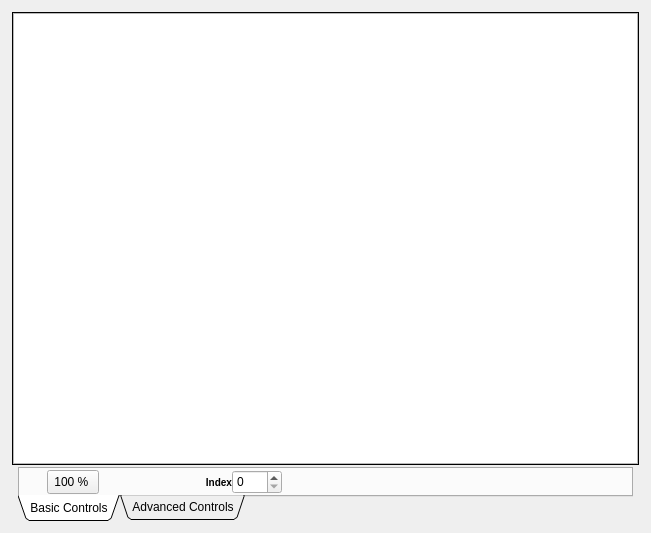
<?xml version="1.0" encoding="UTF-8"?>
<ui version="4.0">
 <class>QMRCDisplayWidget</class>
 <widget class="QWidget" name="QMRCDisplayWidget">
  <property name="geometry">
   <rect>
    <x>0</x>
    <y>0</y>
    <width>651</width>
    <height>533</height>
   </rect>
  </property>
  <property name="windowTitle">
   <string>Form</string>
  </property>
  <property name="styleSheet">
   <string notr="true"/>
  </property>
  <layout class="QGridLayout" name="gridLayout">
   <property name="horizontalSpacing">
    <number>6</number>
   </property>
   <property name="verticalSpacing">
    <number>2</number>
   </property>
   <property name="margin">
    <number>12</number>
   </property>
   <item row="2" column="1">
    <widget class="QTabWidget" name="tabWidget">
     <property name="sizePolicy">
      <sizepolicy hsizetype="Expanding" vsizetype="Preferred">
       <horstretch>0</horstretch>
       <verstretch>0</verstretch>
      </sizepolicy>
     </property>
     <property name="tabPosition">
      <enum>QTabWidget::South</enum>
     </property>
     <property name="tabShape">
      <enum>QTabWidget::Triangular</enum>
     </property>
     <property name="currentIndex">
      <number>0</number>
     </property>
     <property name="documentMode">
      <bool>false</bool>
     </property>
     <widget class="QWidget" name="tab">
      <attribute name="title">
       <string>Basic Controls</string>
      </attribute>
      <layout class="QHBoxLayout" name="horizontalLayout_3">
       <property name="spacing">
        <number>0</number>
       </property>
       <property name="margin">
        <number>0</number>
       </property>
       <item>
        <layout class="QHBoxLayout" name="horizontalLayout_2">
         <property name="spacing">
          <number>0</number>
         </property>
         <property name="leftMargin">
          <number>3</number>
         </property>
         <property name="rightMargin">
          <number>8</number>
         </property>
         <item>
          <widget class="QPushButton" name="m_SaveCanvasBtn">
           <property name="sizePolicy">
            <sizepolicy hsizetype="Fixed" vsizetype="Fixed">
             <horstretch>0</horstretch>
             <verstretch>0</verstretch>
            </sizepolicy>
           </property>
           <property name="minimumSize">
            <size>
             <width>24</width>
             <height>24</height>
            </size>
           </property>
           <property name="maximumSize">
            <size>
             <width>24</width>
             <height>24</height>
            </size>
           </property>
           <property name="toolTip">
            <string>Saves the display area to an image file</string>
           </property>
           <property name="text">
            <string/>
           </property>
           <property name="icon">
            <iconset resource="../../../../Resources/icons/images/Icons.qrc">
             <normaloff>:/disk_blue.png</normaloff>:/disk_blue.png</iconset>
           </property>
           <property name="iconSize">
            <size>
             <width>24</width>
             <height>24</height>
            </size>
           </property>
           <property name="flat">
            <bool>true</bool>
           </property>
          </widget>
         </item>
         <item>
          <layout class="QHBoxLayout" name="horizontalLayout">
           <property name="spacing">
            <number>4</number>
           </property>
           <property name="rightMargin">
            <number>8</number>
           </property>
           <item>
            <widget class="QToolButton" name="zoomButton">
             <property name="maximumSize">
              <size>
               <width>16777</width>
               <height>24</height>
              </size>
             </property>
             <property name="font">
              <font>
               <weight>50</weight>
               <bold>false</bold>
              </font>
             </property>
             <property name="toolTip">
              <string>Selects a set magnification level</string>
             </property>
             <property name="statusTip">
              <string/>
             </property>
             <property name="text">
              <string>100 % </string>
             </property>
             <property name="iconSize">
              <size>
               <width>24</width>
               <height>24</height>
              </size>
             </property>
             <property name="popupMode">
              <enum>QToolButton::InstantPopup</enum>
             </property>
             <property name="toolButtonStyle">
              <enum>Qt::ToolButtonTextOnly</enum>
             </property>
            </widget>
           </item>
           <item>
            <widget class="QPushButton" name="zoomIn">
             <property name="minimumSize">
              <size>
               <width>24</width>
               <height>24</height>
              </size>
             </property>
             <property name="maximumSize">
              <size>
               <width>24</width>
               <height>24</height>
              </size>
             </property>
             <property name="font">
              <font>
               <pointsize>11</pointsize>
               <weight>50</weight>
               <bold>false</bold>
              </font>
             </property>
             <property name="toolTip">
              <string>Zooms into the image(s) making them appear larger</string>
             </property>
             <property name="statusTip">
              <string/>
             </property>
             <property name="text">
              <string/>
             </property>
             <property name="icon">
              <iconset resource="../../../../Resources/icons/images/Icons.qrc">
               <normaloff>:/zoom_in.png</normaloff>:/zoom_in.png</iconset>
             </property>
             <property name="iconSize">
              <size>
               <width>24</width>
               <height>24</height>
              </size>
             </property>
             <property name="flat">
              <bool>true</bool>
             </property>
            </widget>
           </item>
           <item>
            <widget class="QPushButton" name="zoomOut">
             <property name="minimumSize">
              <size>
               <width>24</width>
               <height>24</height>
              </size>
             </property>
             <property name="maximumSize">
              <size>
               <width>24</width>
               <height>24</height>
              </size>
             </property>
             <property name="font">
              <font>
               <weight>75</weight>
               <bold>true</bold>
              </font>
             </property>
             <property name="toolTip">
              <string>Zooms Out from the image(s) making them appear smaller</string>
             </property>
             <property name="statusTip">
              <string/>
             </property>
             <property name="text">
              <string/>
             </property>
             <property name="icon">
              <iconset resource="../../../../Resources/icons/images/Icons.qrc">
               <normaloff>:/zoom_out.png</normaloff>:/zoom_out.png</iconset>
             </property>
             <property name="iconSize">
              <size>
               <width>24</width>
               <height>24</height>
              </size>
             </property>
             <property name="flat">
              <bool>true</bool>
             </property>
            </widget>
           </item>
           <item>
            <widget class="QPushButton" name="fitToWindow">
             <property name="minimumSize">
              <size>
               <width>24</width>
               <height>24</height>
              </size>
             </property>
             <property name="maximumSize">
              <size>
               <width>24</width>
               <height>24</height>
              </size>
             </property>
             <property name="toolTip">
              <string>Fits the image(s) into the current window size area.</string>
             </property>
             <property name="text">
              <string/>
             </property>
             <property name="icon">
              <iconset resource="../../../../Resources/icons/images/Icons.qrc">
               <normaloff>:/fit_to_size.png</normaloff>:/fit_to_size.png</iconset>
             </property>
             <property name="iconSize">
              <size>
               <width>24</width>
               <height>24</height>
              </size>
             </property>
             <property name="flat">
              <bool>true</bool>
             </property>
            </widget>
           </item>
          </layout>
         </item>
        </layout>
       </item>
       <item>
        <layout class="QHBoxLayout" name="horizontalLayout_6">
         <property name="spacing">
          <number>0</number>
         </property>
         <property name="leftMargin">
          <number>6</number>
         </property>
         <item>
          <widget class="QLabel" name="indexLabel">
           <property name="sizePolicy">
            <sizepolicy hsizetype="Preferred" vsizetype="Fixed">
             <horstretch>0</horstretch>
             <verstretch>0</verstretch>
            </sizepolicy>
           </property>
           <property name="maximumSize">
            <size>
             <width>16777215</width>
             <height>24</height>
            </size>
           </property>
           <property name="font">
            <font>
             <pointsize>-1</pointsize>
             <weight>75</weight>
             <bold>true</bold>
            </font>
           </property>
           <property name="styleSheet">
            <string notr="true">QLabel {
font-weight: bold;
font-size: 10px;
}</string>
           </property>
           <property name="text">
            <string>Index</string>
           </property>
           <property name="alignment">
            <set>Qt::AlignRight|Qt::AlignTrailing|Qt::AlignVCenter</set>
           </property>
          </widget>
         </item>
         <item>
          <widget class="QSpinBox" name="currentTiltIndex">
           <property name="sizePolicy">
            <sizepolicy hsizetype="Preferred" vsizetype="Fixed">
             <horstretch>0</horstretch>
             <verstretch>0</verstretch>
            </sizepolicy>
           </property>
           <property name="minimumSize">
            <size>
             <width>50</width>
             <height>0</height>
            </size>
           </property>
           <property name="maximumSize">
            <size>
             <width>16777215</width>
             <height>24</height>
            </size>
           </property>
           <property name="toolTip">
            <string>Select a specific tilt</string>
           </property>
          </widget>
         </item>
         <item>
          <spacer name="horizontalSpacer_7">
           <property name="orientation">
            <enum>Qt::Horizontal</enum>
           </property>
           <property name="sizeType">
            <enum>QSizePolicy::Fixed</enum>
           </property>
           <property name="sizeHint" stdset="0">
            <size>
             <width>12</width>
             <height>20</height>
            </size>
           </property>
          </spacer>
         </item>
         <item>
          <widget class="QPushButton" name="skipStart">
           <property name="sizePolicy">
            <sizepolicy hsizetype="Fixed" vsizetype="Fixed">
             <horstretch>0</horstretch>
             <verstretch>0</verstretch>
            </sizepolicy>
           </property>
           <property name="minimumSize">
            <size>
             <width>24</width>
             <height>24</height>
            </size>
           </property>
           <property name="maximumSize">
            <size>
             <width>24</width>
             <height>24</height>
            </size>
           </property>
           <property name="toolTip">
            <string>Skips to first tilt/slice</string>
           </property>
           <property name="text">
            <string/>
           </property>
           <property name="icon">
            <iconset resource="../../../../Resources/icons/images/Icons.qrc">
             <normaloff>:/media_beginning.png</normaloff>:/media_beginning.png</iconset>
           </property>
           <property name="iconSize">
            <size>
             <width>24</width>
             <height>24</height>
            </size>
           </property>
           <property name="flat">
            <bool>true</bool>
           </property>
          </widget>
         </item>
         <item>
          <widget class="QPushButton" name="playBtn">
           <property name="sizePolicy">
            <sizepolicy hsizetype="Fixed" vsizetype="Fixed">
             <horstretch>0</horstretch>
             <verstretch>0</verstretch>
            </sizepolicy>
           </property>
           <property name="minimumSize">
            <size>
             <width>24</width>
             <height>24</height>
            </size>
           </property>
           <property name="maximumSize">
            <size>
             <width>24</width>
             <height>24</height>
            </size>
           </property>
           <property name="toolTip">
            <string>Cycles through all tilts/slices in the file.</string>
           </property>
           <property name="text">
            <string/>
           </property>
           <property name="icon">
            <iconset resource="../../../../Resources/icons/images/Icons.qrc">
             <normaloff>:/media_play_green.png</normaloff>:/media_play_green.png</iconset>
           </property>
           <property name="iconSize">
            <size>
             <width>24</width>
             <height>24</height>
            </size>
           </property>
           <property name="flat">
            <bool>true</bool>
           </property>
          </widget>
         </item>
         <item>
          <widget class="QPushButton" name="stopBtn">
           <property name="sizePolicy">
            <sizepolicy hsizetype="Fixed" vsizetype="Fixed">
             <horstretch>0</horstretch>
             <verstretch>0</verstretch>
            </sizepolicy>
           </property>
           <property name="minimumSize">
            <size>
             <width>24</width>
             <height>24</height>
            </size>
           </property>
           <property name="maximumSize">
            <size>
             <width>24</width>
             <height>24</height>
            </size>
           </property>
           <property name="toolTip">
            <string>Stops the animation</string>
           </property>
           <property name="text">
            <string/>
           </property>
           <property name="icon">
            <iconset resource="../../../../Resources/icons/images/Icons.qrc">
             <normaloff>:/media_stop_red.png</normaloff>:/media_stop_red.png</iconset>
           </property>
           <property name="iconSize">
            <size>
             <width>24</width>
             <height>24</height>
            </size>
           </property>
           <property name="flat">
            <bool>true</bool>
           </property>
          </widget>
         </item>
         <item>
          <widget class="QPushButton" name="skipEnd">
           <property name="sizePolicy">
            <sizepolicy hsizetype="Fixed" vsizetype="Fixed">
             <horstretch>0</horstretch>
             <verstretch>0</verstretch>
            </sizepolicy>
           </property>
           <property name="minimumSize">
            <size>
             <width>24</width>
             <height>24</height>
            </size>
           </property>
           <property name="maximumSize">
            <size>
             <width>24</width>
             <height>24</height>
            </size>
           </property>
           <property name="toolTip">
            <string>Skip to last tilt/slice</string>
           </property>
           <property name="text">
            <string/>
           </property>
           <property name="icon">
            <iconset resource="../../../../Resources/icons/images/Icons.qrc">
             <normaloff>:/media_end.png</normaloff>:/media_end.png</iconset>
           </property>
           <property name="iconSize">
            <size>
             <width>24</width>
             <height>24</height>
            </size>
           </property>
           <property name="flat">
            <bool>true</bool>
           </property>
          </widget>
         </item>
         <item>
          <spacer name="horizontalSpacer">
           <property name="orientation">
            <enum>Qt::Horizontal</enum>
           </property>
           <property name="sizeHint" stdset="0">
            <size>
             <width>40</width>
             <height>20</height>
            </size>
           </property>
          </spacer>
         </item>
        </layout>
       </item>
      </layout>
     </widget>
     <widget class="QWidget" name="tab_2">
      <attribute name="title">
       <string>Advanced Controls</string>
      </attribute>
     </widget>
    </widget>
   </item>
   <item row="0" column="0" colspan="3">
    <widget class="QFrame" name="frame_3">
     <property name="sizePolicy">
      <sizepolicy hsizetype="Expanding" vsizetype="Expanding">
       <horstretch>0</horstretch>
       <verstretch>0</verstretch>
      </sizepolicy>
     </property>
     <property name="styleSheet">
      <string notr="true"/>
     </property>
     <property name="frameShape">
      <enum>QFrame::Box</enum>
     </property>
     <property name="frameShadow">
      <enum>QFrame::Plain</enum>
     </property>
     <layout class="QHBoxLayout" name="horizontalLayout_4">
      <property name="spacing">
       <number>0</number>
      </property>
      <property name="margin">
       <number>0</number>
      </property>
      <item>
       <widget class="MRCGraphicsView" name="m_GraphicsView">
        <property name="styleSheet">
         <string notr="true"/>
        </property>
       </widget>
      </item>
     </layout>
    </widget>
   </item>
  </layout>
 </widget>
 <customwidgets>
  <customwidget>
   <class>MRCGraphicsView</class>
   <extends>QGraphicsView</extends>
   <header location="global">MRCGraphicsView.h</header>
  </customwidget>
 </customwidgets>
 <resources>
  <include location="../../../../Resources/icons/images/Icons.qrc"/>
 </resources>
 <connections/>
</ui>
